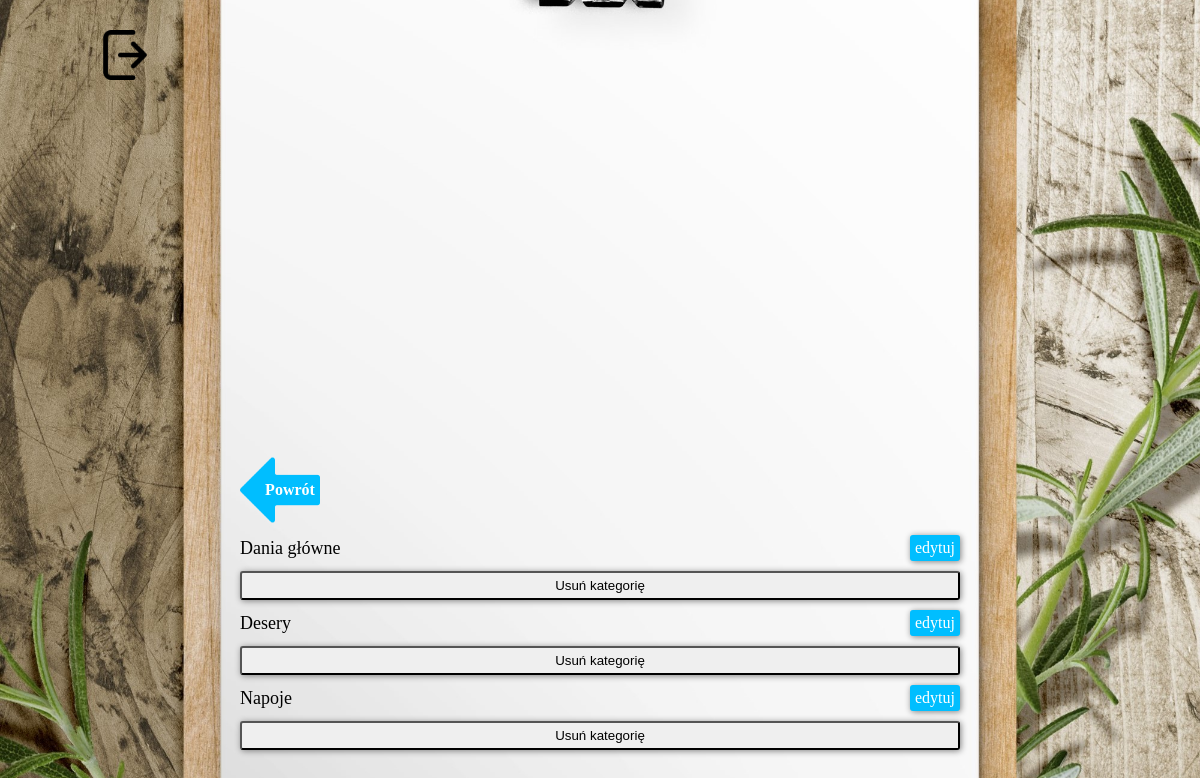
Screenshot of /?action=category_list (signed in) with the database file from the repository.
### tables this page shows
CREATE TABLE `dishes_category` (
  `id` int(11) NOT NULL,
  `name` text NOT NULL
);

### src/View.php (called while the page is built, shortened)
<?php
class view
{
    public function render(array $render): void
    {
        require_once("templates/layout.php");
    }
}

### src/Controller.php (called while the page is built, shortened)
<?php
require_once("View.php");
require_once("Database.php");
class Controller
{
    private static array $configuration = [];
    private Database $database;
    private Request $request;
    private View $view;
    public static function initConfiguration(array $configuration): void
    {
        self::$configuration = $configuration;
    }
    public function __construct(Request $request)
    {
        $this->database = new Database(self::$configuration['db']);
        $this->request = $request;
        $this->view = new View();
    }
    public function run(): void
    {
        $render = [];
        switch ($this->getaction()) {
            case 'category_list':
                $render = array(
                    'page' => $this->isLoggedIn('category_list'),
                    'menu' => $this->database->getMenu()
                );
            break;
        }
        $this->view->render($render);
    }
    private function getaction(): string
    {
        return $this->request->getParam('action', self::DEFAULT_ACTION);
    }
    private function isLoggedIn($page): string
    {
        return $page;
    }
}

### index.php (called while the page is built, shortened)
<?php
require_once("src/Controller.php");
$request = new Request($_GET, $_POST);
(new Controller($request))->run();

### src/Database.php (called while the page is built, shortened)
<?php
class Database
{
    private PDO $conn;
    public function getMenu(): array
    {
        $query1 = "SELECT * FROM dishes";
        $query2 = "SELECT * FROM dishes_category";
        $result1 = $this->conn->query($query1);
        $result2 = $this->conn->query($query2);
        $dishes = $result1->fetchAll(PDO::FETCH_ASSOC);
        $dishesCategory = $result2->fetchAll(PDO::FETCH_ASSOC);
        $menu = array(
            'dishes' => $dishes,
            'dishesCategory' => $dishesCategory,
        );
        return $menu;
    }
    private function createConnection(array $config): void
    {
        $dsn = "mysql:dbname={$config['database']};host={$config['host']}";
        $this->conn = new PDO(
            $dsn,
            $config['user'],
            $config['password']
        );
    }
}

### templates/category_list.php (the view)
<?php
$menu = $render['menu'];
echo '<a class="return_arrow" href="?action=admin">Powrót</a>';
foreach($menu['dishesCategory'] as $dishCategory)
{
    echo <<<DISH
    <div>
        <div class="category-admin-box">
            <p>{$dishCategory['name']}</p>
            <a class="edit" href="?action=edit_category&category={$dishCategory['id']}">edytuj</a>
        </div>
        <form method="POST" action="index.php?action=category_list" >
            <input type="text" value="{$dishCategory['id']}" name="id" hidden>
            <input name="action" type="submit" value="Usuń kategorię">
        </form>
    </div>
DISH;
}

### styles/style.css (style rules this page uses)
body { background-image: url('../assets/tlo.jpg'); background-size: cover; background-position: center; }
input, select { width: 100%; margin: 5px 0; border-radius: 3px; padding: 5px; box-shadow: 1px 1px 6px gray; }
input[type="submit"] { cursor: pointer; }
.edit { background-color: #00BEFF; color: white; text-decoration: none; margin: 5px 0; border-radius: 3px; padding: 5px; box-shadow: 1px 1px 6px gray; }
.return_arrow { display: flex; background-image: url(../assets/return-arrow.png); background-repeat: no-repeat; height: 80px; justify-content: center; align-items: center; width: 100px; background-size: contain; color: white; text-decoration: none; font-weight: 700; }
.category-admin-box { display: flex; justify-content: space-between; align-items: center; }
.category-admin-box p { font-size: large; }

### rows the page displays
dishes_category: name "Dania główne"
dishes_category: name "Desery"
dishes_category: name "Napoje"
